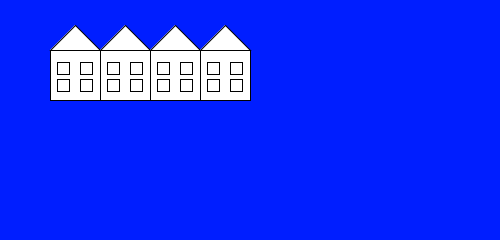
Frame 1 (no input)
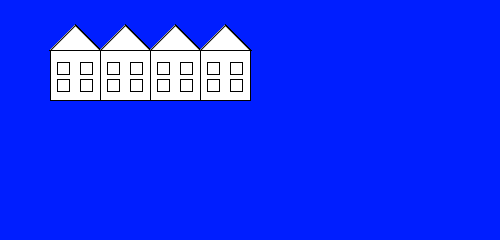
Frame 60 (the mouse pressed at the canvas centre just before this capture)
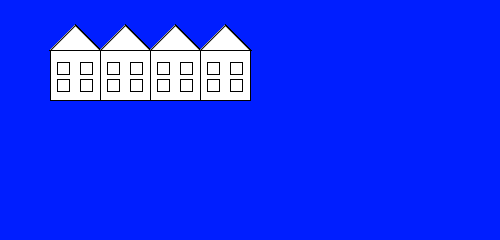
Frame 120 (the mouse held since frame 60 and released just before this capture)

The Processing sketch that drew these frames (run headless with seeded random() and noise(); from frame 60 on, the mouse is pressed at the canvas centre):

// Processing sketch: week_3_webA_activities
// ── week_3_webA_activities.pde
void setup(){
  size(500,240);
  background(0,30,255);
}
//======================================================================================
void cloud(float x_anchor, float y_anchor, int size){
  fill(255);
  stroke(0);
  ellipse((x_anchor-size)+5,(y_anchor+3), size,size);
  ellipse(x_anchor,y_anchor, size*1.5,size*1.5);
  ellipse((x_anchor+size)-5,(y_anchor+3), size,size);
}
//--------------------------------------------------------------------------------------
void sun(float x_anchor, float y_anchor, int size){
  fill(255,255,0);
  stroke(255,255,0);
  //draws the rays of the sun - code taken from week_2_lab_activities
  float angle; //in radians
  for(int degrees=0; degrees<360; degrees = degrees+10)
  {
     angle = radians(degrees); //convert degrees to radians
      line(x_anchor,y_anchor, x_anchor+size*sin(angle),y_anchor+size*cos(angle));
      //stroke(r*5,g*5,b*5); //random line colour
  }
  ellipse(x_anchor,y_anchor,size,size);
}
//--------------------------------------------------------------------------------------
void landscape(){
  int sky_y_constant = 50;
  fill(0,255,40);
  rect(0,height/2,width,height/2);//land
  sun(width/2,sky_y_constant,40);
  cloud(150,sky_y_constant,30);
  cloud(300,sky_y_constant,30);
}
//======================================================================================
void house(float anchor_x, float anchor_y, int size){
  //draws a square house with a roof and 4 square windows
  triangle(anchor_x,anchor_y,anchor_x+size,anchor_y,anchor_x+(size/2),anchor_y-(size/2));
  rect(anchor_x,anchor_y,size,size);
  for (int step = 1;step<3;step++){//draws two windows, horizontally adjacent
    rect(anchor_x+(size/4)-(size/10) , anchor_y+(size/4)*step+((step-1)*(size/10)), size/4, size/4);
    rect(anchor_x+(size/2)+(size/10) , anchor_y+(size/4)*step+((step-1)*(size/10)), size/4, size/4);
  }
}
//--------------------------------------------------------------------------------------
void house_row(int anchor_x, int anchor_y,int number_of_houses, int house_size){
  //draws a row of houses
  for (int current_x = anchor_x;current_x<(anchor_x + (number_of_houses)*house_size); current_x = current_x + house_size){
    house(current_x,anchor_y,house_size);
  }
}
//======================================================================================
void draw(){
  //landscape();
  house_row(50,50,4,50);
}
